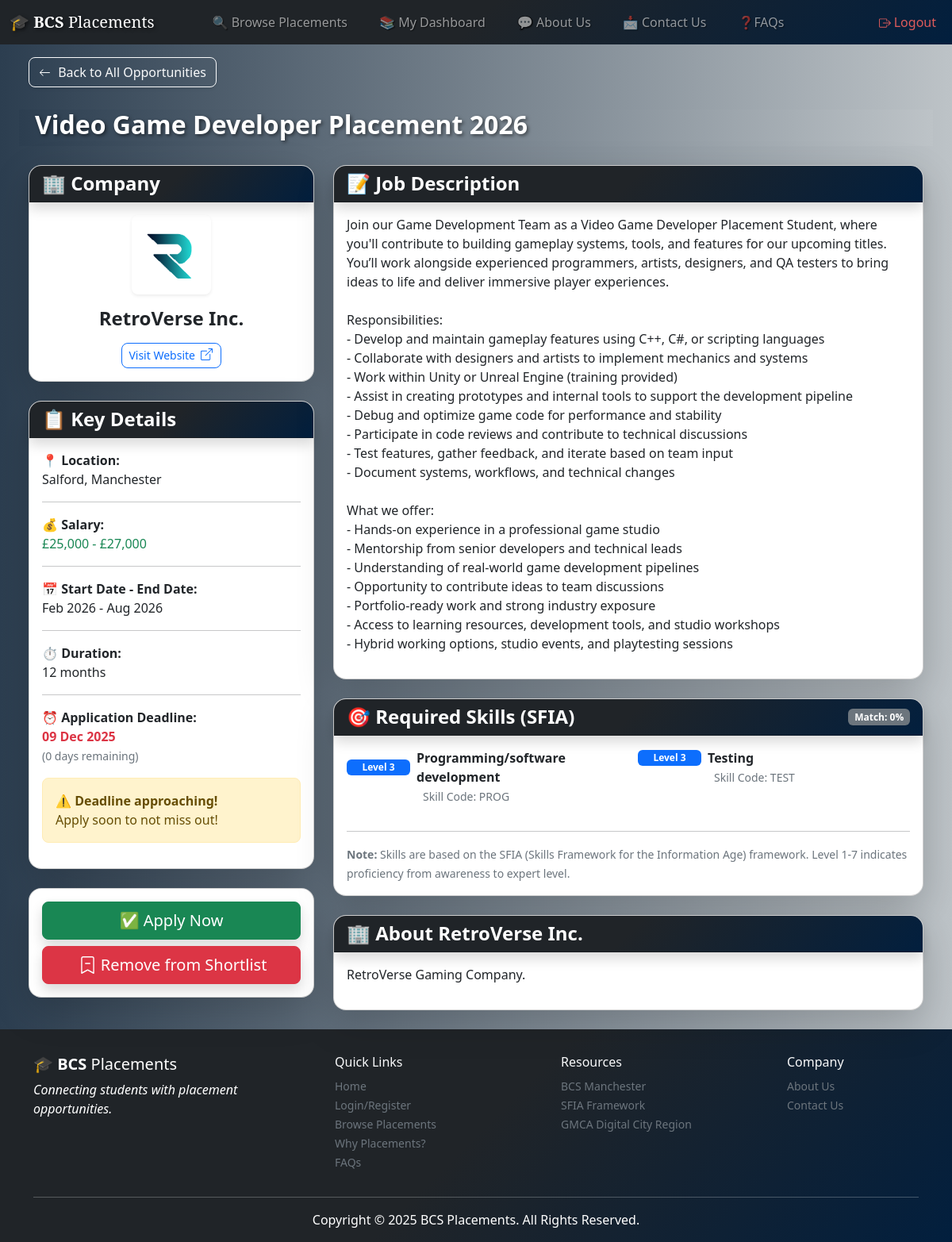
The app's page /placement_details.php?id=30 (signed in) with its own data.
### tables this page shows
CREATE TABLE placements (
                                          placement_id INTEGER PRIMARY KEY AUTOINCREMENT,
                                          employer_id INTEGER NOT NULL,
                                          title TEXT NOT NULL,
                                          description TEXT NOT NULL,
                                          location TEXT NOT NULL,
                                          salary_min REAL,
                                          salary_max REAL,
                                          start_date DATE,
                                          end_date DATE,
                                          status TEXT DEFAULT 'active' CHECK(status IN ('active', 'inactive', 'filled')),
                                          created_at DATETIME DEFAULT CURRENT_TIMESTAMP,
                                          updated_at DATETIME DEFAULT CURRENT_TIMESTAMP, company_logo TEXT, application_url TEXT, deadline DATE, duration_months INTEGER DEFAULT 12,
                                          FOREIGN KEY (employer_id) REFERENCES employers(employer_id) ON DELETE CASCADE
);

CREATE TABLE employers (
                                         employer_id INTEGER PRIMARY KEY AUTOINCREMENT,
                                         user_id INTEGER NOT NULL UNIQUE,
                                         company_name TEXT NOT NULL,
                                         contact_name TEXT NOT NULL,
                                         phone TEXT,
                                         address TEXT,
                                         company_description TEXT,
                                         website TEXT,
                                         profile_completed INTEGER DEFAULT 0,
                                         created_at DATETIME DEFAULT CURRENT_TIMESTAMP,
                                         updated_at DATETIME DEFAULT CURRENT_TIMESTAMP, company_logo TEXT,
                                         FOREIGN KEY (user_id) REFERENCES users(user_id) ON DELETE CASCADE
);

### Views/placement_details.phtml (the view, shortened to what the rows shown need)
<?php require('template/header.phtml'); ?>
    <main class="page-content">
    <div class="container-fluid">
        <div class="row px-4">
            <div id="title" class="col-12 mb-0">
                <h2 class="pg-heading text-white fw-bold px-2 py-0 paw-bg">
                    <?= htmlspecialchars($view->placement->getTitle()) ?>
                </h2>
            </div>
        </div>
        <br>
        <div class="row px-4">
            <div class="col-lg-4 mb-4">
                <div class="card shadow-lg rounded-4 mb-4">
                    <div class="card-body paw-bg text-center">
                        <?php if ($view->placement->getCompanyLogo()): ?>
                            <img src="<?= htmlspecialchars($view->placement->getCompanyLogo()) ?>"
                                 alt="<?= htmlspecialchars($view->placement->getCompanyName()) ?>"
                                 class="img-fluid rounded-3 shadow-sm mb-3"
                                 style="max-width: 200px; max-height: 100px; object-fit: contain;">
                        <?php endif; ?>
                        <h4 class="fw-bold"><?= htmlspecialchars($view->placement->getCompanyName()) ?></h4>
                        <?php if (!empty($view->placement->getWebsite())): ?>
                            <a href="<?= htmlspecialchars($view->placement->getWebsite()) ?>"
                               target="_blank"
                               class="btn btn-outline-primary btn-sm rounded-3 mt-2">
                                Visit Website
                            </a>
                        <?php endif; ?>
                    </div>
                </div>
                <div class="card shadow-lg rounded-4 mb-4">
                    <div class="card-body paw-bg">
                        <p class="mb-2">
                            <strong>📍 Location:</strong><br>
                            <?= htmlspecialchars($view->placement->getLocation()) ?>
                        </p>
                        <hr>
                        <p class="mb-2">
                            <strong>💰 Salary:</strong><br>
                            <span class="text-success"><?= $view->placement->getSalaryRange() ?></span>
                        </p>
                        <hr>
                        <p class="mb-2">
                            <strong>📅 Start Date - End Date:</strong><br>
                            <?= $view->placement->getFormattedStartDate() ?> - <?= $view->placement->getFormattedEndDate() ?>
                        </p>
                        <hr>
                        <p class="mb-2">
                            <strong>⏱️ Duration:</strong><br>
                            <?= $view->placement->getDurationMonths() ?> months
                        </p>
                        <hr>
                        <p class="mb-2">
                            <strong>⏰ Application Deadline:</strong><br>
                            <span class="<?= $view->placement->isDeadlineSoon() ? 'text-danger fw-bold' : '' ?>">
                            <?= $view->placement->getFormattedDeadline() ?>
                        </span>
                            <?php if ($view->placement->getDaysUntilDeadline() !== null && $view->placement->getDaysUntilDeadline() >= 0): ?>
                                <br><small class="text-muted">(<?= $view->placement->getDaysUntilDeadline() ?> days remaining)</small>
                            <?php endif; ?>
                        </p>
                        <?php if ($view->placement->isDeadlineSoon()): ?>
                            <div class="alert alert-warning mt-3 rounded-3" role="alert">
                                <strong>⚠️ Deadline approaching!</strong><br>
                                Apply soon to not miss out!
                            </div>
                        <?php endif; ?>
                    </div>
                </div>
            </div>
            <div class="col-lg-8 mb-4">
                <div class="card shadow-lg rounded-4 mb-4">
                    <div class="card-body paw-bg">
                        <p style="white-space: pre-wrap;"><?= htmlspecialchars($view->placement->getDescription()) ?></p>
                    </div>
                </div>
                <?php if (!empty($view->placement->getCompanyDescription())): ?>
                    <div class="card shadow-lg rounded-4">
                        <div class="card-header text-white shadow" style="background-color: #212529; border-top-left-radius: 15px; border-top-right-radius: 15px">
                            <h4 class="mb-0"><strong>🏢 About <?= htmlspecialchars($view->placement->getCompanyName()) ?></strong></h4>
                        </div>
                        <div class="card-body paw-bg">
                            <p style="white-space: pre-wrap;"><?= htmlspecialchars($view->placement->getCompanyDescription()) ?></p>
                        </div>
                    </div>
                <?php endif; ?>
            </div>
        </div>
    </div>
    </main>
<?php require('template/footer.phtml'); ?>

### records on screen
placements: title "Video Game Developer Placement 2026", employer.company_logo (picture), employer.company_name "RetroVerse Inc.", location "Salford, Manchester", $view->placement->getSalaryRange() "£25,000 - £27,000", start_date "Feb 2026", end_date "Aug 2026", duration_months "12", deadline "09 Dec 2025", deadline "0", description "Join our Game Development Team as a Video Game Developer Placement Student, where you'll contribute to building gameplay systems, tools, and features for our upcoming titles. You’ll work alongside experienced programmers, artists, designers, and QA testers to bring ideas to life and deliver immersive player experiences. Responsibilities: - Develop and maintain gameplay features using C++, C#, or scripting languages - Collaborate with designers and artists to implement mechanics and systems - Work within Unity or Unreal Engine (training provided) - Assist in creating prototypes and internal tools to support the development pipeline - Debug and optimize game code for performance and stability…", employer.company_description "RetroVerse Gaming Company."

### other values on screen
$view->matchPercentage "0"
$skill['required_proficiency'] "3"
$skill['skill_name'] "Programming/software development"
$skill['skill_code'] "PROG"
$skill['skill_name'] "Testing"
$skill['skill_code'] "TEST"
